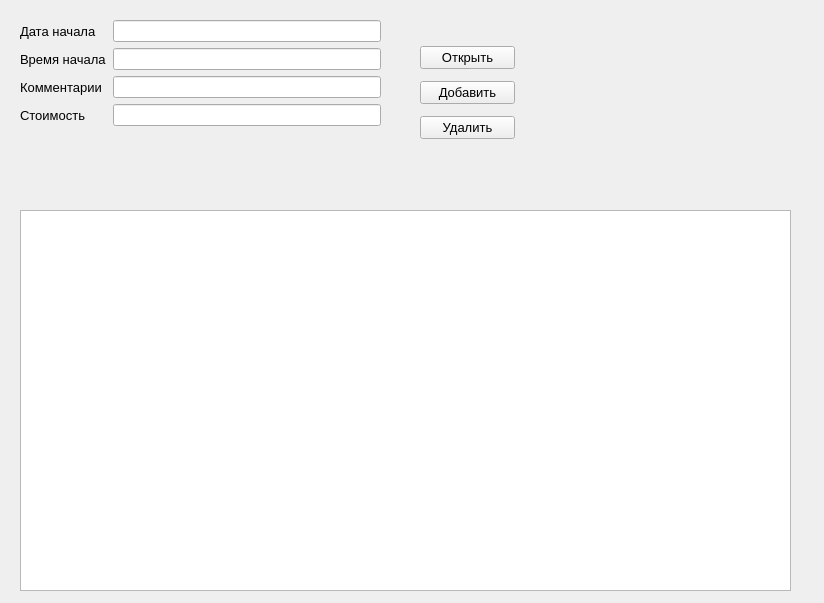
<?xml version="1.0" encoding="UTF-8"?>
<ui version="4.0">
 <class>Form</class>
 <widget class="QWidget" name="Form">
  <property name="geometry">
   <rect>
    <x>0</x>
    <y>0</y>
    <width>824</width>
    <height>603</height>
   </rect>
  </property>
  <property name="windowTitle">
   <string>zapis_clientov</string>
  </property>
  <widget class="QTableWidget" name="tableWidget">
   <property name="geometry">
    <rect>
     <x>20</x>
     <y>210</y>
     <width>771</width>
     <height>381</height>
    </rect>
   </property>
  </widget>
  <widget class="QWidget" name="layoutWidget">
   <property name="geometry">
    <rect>
     <x>420</x>
     <y>40</y>
     <width>95</width>
     <height>106</height>
    </rect>
   </property>
   <layout class="QVBoxLayout" name="verticalLayout">
    <item>
     <widget class="QPushButton" name="pushButton">
      <property name="font">
       <font>
        <pointsize>10</pointsize>
       </font>
      </property>
      <property name="text">
       <string>Открыть</string>
      </property>
     </widget>
    </item>
    <item>
     <widget class="QPushButton" name="pushButton_2">
      <property name="font">
       <font>
        <pointsize>10</pointsize>
       </font>
      </property>
      <property name="text">
       <string>Добавить</string>
      </property>
     </widget>
    </item>
    <item>
     <widget class="QPushButton" name="pushButton_3">
      <property name="font">
       <font>
        <pointsize>10</pointsize>
       </font>
      </property>
      <property name="text">
       <string>Удалить</string>
      </property>
     </widget>
    </item>
   </layout>
  </widget>
  <widget class="QWidget" name="">
   <property name="geometry">
    <rect>
     <x>20</x>
     <y>20</y>
     <width>361</width>
     <height>131</height>
    </rect>
   </property>
   <layout class="QFormLayout" name="formLayout">
    <item row="0" column="0">
     <widget class="QLabel" name="label">
      <property name="font">
       <font>
        <pointsize>10</pointsize>
       </font>
      </property>
      <property name="text">
       <string>Дата начала</string>
      </property>
     </widget>
    </item>
    <item row="0" column="1">
     <widget class="QLineEdit" name="leFamilia"/>
    </item>
    <item row="1" column="0">
     <widget class="QLabel" name="label_3">
      <property name="font">
       <font>
        <pointsize>10</pointsize>
       </font>
      </property>
      <property name="text">
       <string>Время начала</string>
      </property>
     </widget>
    </item>
    <item row="1" column="1">
     <widget class="QLineEdit" name="leFamilia_2"/>
    </item>
    <item row="2" column="0">
     <widget class="QLabel" name="label_4">
      <property name="font">
       <font>
        <pointsize>10</pointsize>
       </font>
      </property>
      <property name="text">
       <string>Комментарии</string>
      </property>
     </widget>
    </item>
    <item row="2" column="1">
     <widget class="QLineEdit" name="leFamilia_3"/>
    </item>
    <item row="3" column="0">
     <widget class="QLabel" name="label_2">
      <property name="font">
       <font>
        <pointsize>10</pointsize>
       </font>
      </property>
      <property name="text">
       <string>Стоимость</string>
      </property>
     </widget>
    </item>
    <item row="3" column="1">
     <widget class="QLineEdit" name="leFamilia_4"/>
    </item>
   </layout>
  </widget>
 </widget>
 <resources/>
 <connections/>
</ui>
